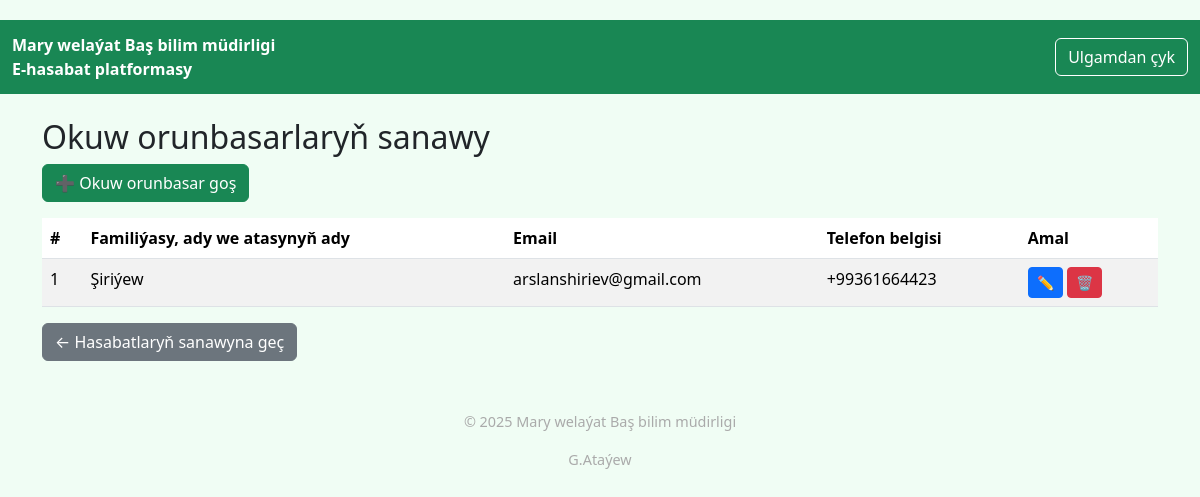
The app's page /admin/users (signed in) with its own data.
### app.py (models this page shows, shortened)
class User(db.Model):
    id = db.Column(db.Integer, primary_key=True)
    username = db.Column(db.String(64), unique=True, nullable=False)
    full_name = db.Column(db.String(128))
    email = db.Column(db.String(120), unique=True)
    position = db.Column(db.String(64))
    role = db.Column(db.String(20))
    password_hash = db.Column(db.String(128))

### app.py (the view)
@app.route('/admin/users')
@login_required('admin')
def admin_users():
    users = User.query.filter_by(role='teacher').all()
    return render_template('users.html', users=users)

### app.py (called while the page is built)
def login_required(role=None):
    def wrapper(f):
        @wraps(f)
        def decorated_function(*args, **kwargs):
            if 'user_id' not in session or (role and session.get('role') != role):
                return redirect(url_for('login'))
            return f(*args, **kwargs)
        return decorated_function
    return wrapper

@app.before_request
def log_request_info():
    app.logger.debug(f"Request: {request.method} {request.url}")
    app.logger.debug(f"Headers: {request.headers}")
    app.logger.debug(f"Body: {request.get_data()}")

### templates/users.html (shortened to what this page needs)
{% extends "base.html" %}
{% block content %}
<h2>Okuw orunbasarlaryň sanawy</h2>
<a href="{{ url_for('add_user') }}" class="btn btn-success mb-3">➕ Okuw orunbasar goş</a>
<table class="table table-striped">
  <thead>
    <tr>
      <th>#</th><th>Familiýasy, ady we atasynyň ady</th><th>Email</th><th>Telefon belgisi</th><th>Amal</th>
    </tr>
  </thead>
  <tbody>
    {% for user in users %}
    <tr>
      <td>{{ loop.index }}</td>
      <td>{{ user.full_name }}</td>
      <td>{{ user.email }}</td>
      <td>{{ user.position }}</td>
      <td>
        <a href="{{ url_for('edit_user', user_id=user.id) }}" class="btn btn-sm btn-primary">✏️</a>
        <form method="post" action="{{ url_for('delete_user', user_id=user.id) }}" style="display:inline;" onsubmit="return confirm('Удалить учителя?');">
          <button type="submit" class="btn btn-sm btn-danger">🗑</button>
        </form>
      </td>
    </tr>
    {% endfor %}
  </tbody>
</table>
<a href="{{ url_for('dashboard') }}" class="btn btn-secondary">← Hasabatlaryň sanawyna geç</a>
{% endblock %}

### templates/base.html (style rules this page uses)
body { background-color: #f0fdf4; padding-top: 20px; }

### records on screen
User: full_name "Şiriýew", email "arslanshiriev@gmail.com", position "+99361664423"
